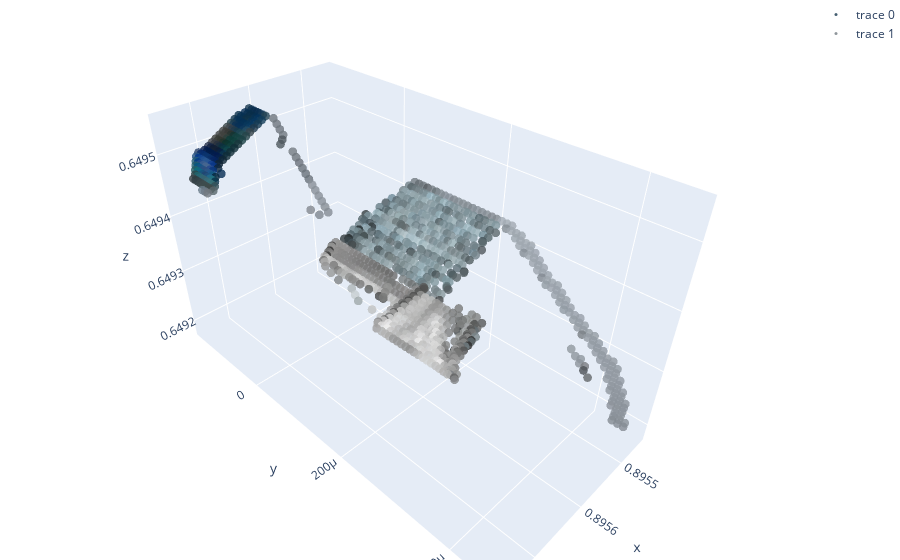

Notebook code cell kept with this figure:
### Code cell
from plotly.subplots import make_subplots

object_centric_scatters = []
print(mask_image.max())
for mask_idx in range(1, mask_image.max()+1):
    # crop the image and depth
    masked_depth_image = depth_image.copy()
    binary_mask = np.where(mask_image==mask_idx, 1, 0)
    masked_depth_image[binary_mask == 0] = -1

    object_pcd = O3DPointCloud()
    object_pcd.create_from_rgbd(rgb_image, masked_depth_image, camera_intrinsics)
    object_pcd.transform(camera_extrinsics)
    # object_pcd.preprocess()

    point_cloud = object_pcd.get_points()
    colors_rgb = object_pcd.get_colors()

    x_vals = point_cloud[:, 0]
    y_vals = point_cloud[:, 1]
    z_vals = point_cloud[:, 2]

    # Convert RGB colors to a format recognizable by Plotly
    color_str = ['rgb('+str(r)+','+str(g)+','+str(b)+')' for r,g,b in colors_rgb]
    scatter = go.Scatter3d(
        x=x_vals,
        y=y_vals,
        z=z_vals,
        mode='markers',
        marker=dict(size=3, color=color_str, opacity=0.8)
    )
    object_centric_scatters.append(scatter)


# Set the layout for the plot
layout = go.Layout(
    margin=dict(l=0, r=0, b=0, t=0)
)

fig = go.Figure(data=object_centric_scatters, layout=layout)

# Show the figure
fig.show()

### Figure 1 — Plotly figure (JSON) as saved in the notebook; plotly's stock layout.template omitted (floating-point values rounded to 4 significant figures; data arrays with more than 128 entries replaced by an {"elided": "..."} marker saying what was removed)
{"data": [{"marker": {"color": {"elided": "180 str values"}, "opacity": 0.8, "size": 3}, "mode": "markers", "type": "scatter3d", "x": {"elided": "180 float values"}, "y": {"elided": "180 float values"}, "z": {"elided": "180 float values"}}, {"marker": {"color": {"elided": "795 str values"}, "opacity": 0.8, "size": 3}, "mode": "markers", "type": "scatter3d", "x": {"elided": "795 float values"}, "y": {"elided": "795 float values"}, "z": {"elided": "795 float values"}}], "layout": {"margin": {"b": 0, "l": 0, "r": 0, "t": 0}}}
